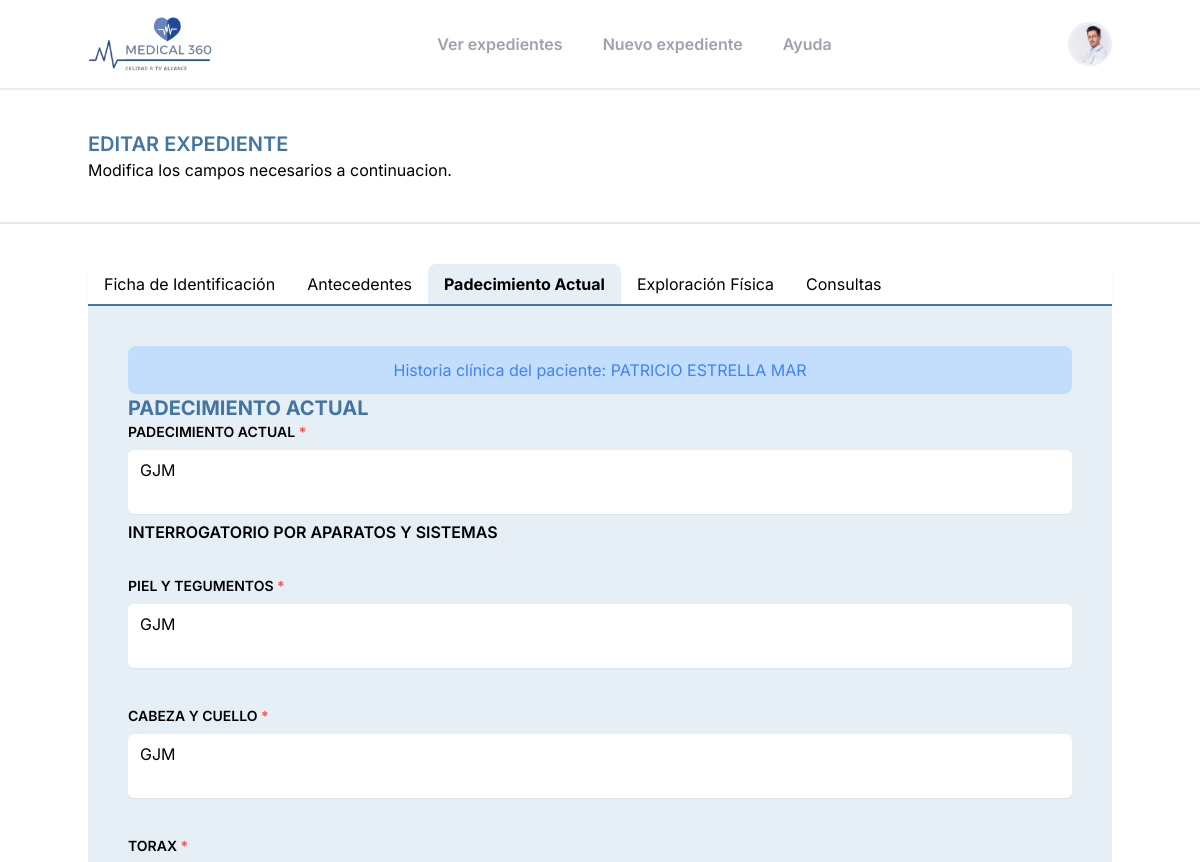
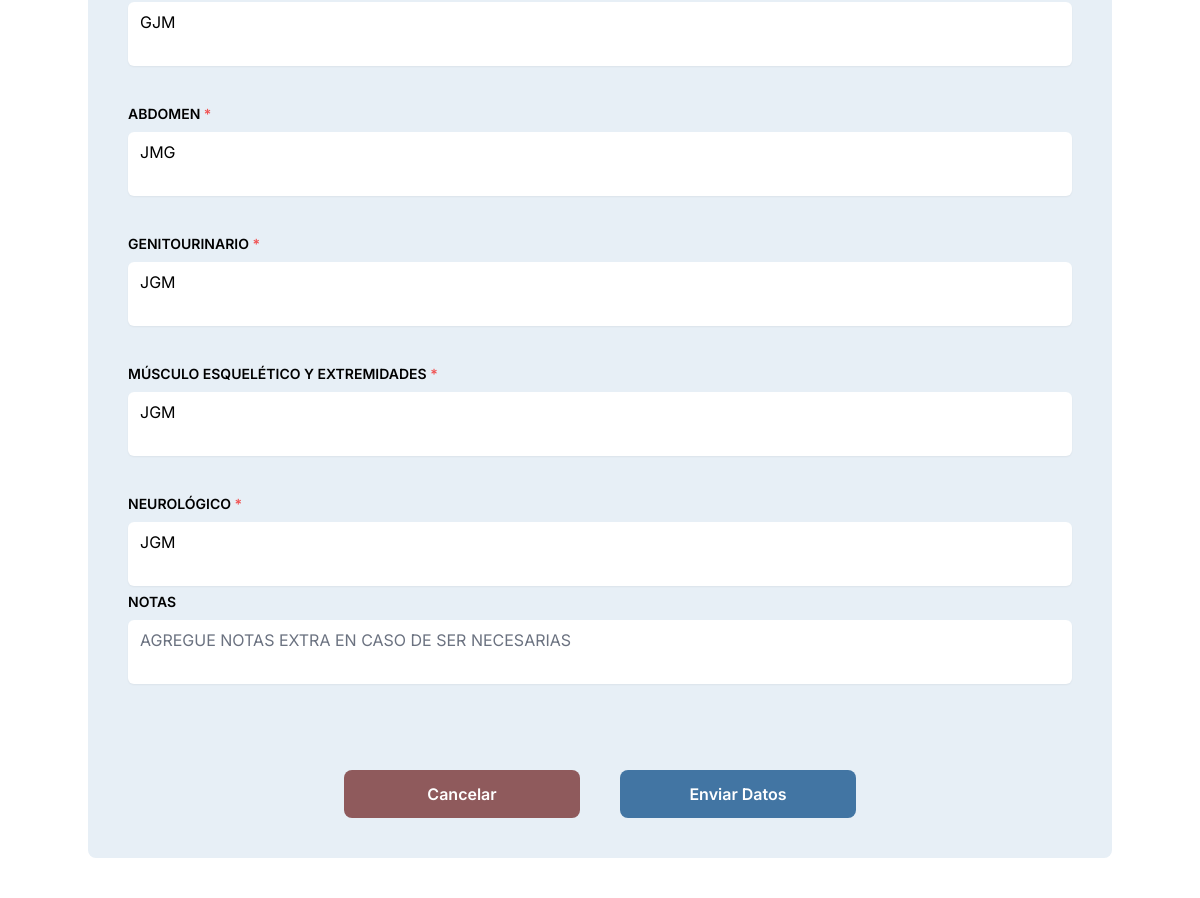
The page /update-file/1/padecimiento/ (signed in) on the database its author committed (2 pictures, top to bottom).
### medical/models.py (models this page shows, shortened)
class Paciente(models.Model):
    GENERO_CHOICES = [
        ('M', 'Masculino'),
        ('F', 'Femenino'),
    ]
    ESTADO_CIVIL_CHOICES = [
        ('SOLTERO', 'SOLTERO'),
        ('CASADO', 'CASADO'),
        ('UNION_LIBRE', 'UNION LIBRE'),
        ('DIVORCIADO', 'DIVORCIADO'),
        ('VIUDO', 'VIUDO'),
    ]
    GRUPO_RH_CHOICES = [
        ('A+', 'A+'),
        ('B+', 'B+'),
        ('O+', 'O+'),
        ('AB+', 'AB+'),
        ('A-', 'A-'),
        ('B-', 'B-'),
        ('O-', 'O-'),
        ('AB-', 'AB-'),
        ('DESC', 'DESCONOCIDO'),
    ]
    ESCOLARIDAD_CHOICES = [
        ('NINGUNA', 'NINGUNA'),
        ('PRIMARIA', 'PRIMARIA'),
        ('PRIMARIA_T', 'PRIMARIA TRUNCA'),
        ('SECUNDARIA', 'SECUNDARIA'),
        ('SECUNDARIA_T', 'SECUNDARIA TRUNCA'),
        ('PREPARATORIA', 'PREPARATORIA'),
        ('PREPARATORIA_T', 'PREPARATORIA TRUNCA'),
        ('TECNICO', 'CARRERA TECNICA'),
        ('TECNICO_T', 'CARRERA TECNICA TRUNCA'),
        ('LICENCIATURA', 'LICENCIATURA'),
        ('LICENCIATURA_T', 'LICENCIATURA TRUNCA'),
        ('SUPERIOR', 'SUPERIOR'),
]
    nombre = models.CharField(max_length=30)
    apellido_pat = models.CharField(max_length=30)
    apellido_mat = models.CharField(max_length=30)
    fecha_nacimiento = models.DateField()
    genero = models.CharField(max_length=10, choices=GENERO_CHOICES)
    grupo_rh = models.CharField(max_length=4, choices=GRUPO_RH_CHOICES, default='DESC')
    alergias = models.CharField(max_length=30)
    estado_civil = models.CharField(max_length=15, choices=ESTADO_CIVIL_CHOICES, blank=True, null=True)
    curp = models.CharField(max_length=18, blank=True, null=True)
    nacionalidad = models.CharField(max_length=20, blank=True, null=True)
    escolaridad = models.CharField(max_length=30, choices=ESCOLARIDAD_CHOICES, blank=True, null=True)
    religion = models.CharField(max_length=50, blank=True, null=True)
    direccion = models.CharField(max_length=200, blank=True, null=True)
    ocupacion = models.CharField(max_length=50, blank=True, null=True)
    empleador = models.CharField(max_length=100, blank=True, null=True)
    telefono_personal = models.CharField(max_length=10, blank=True, null=True)
    nombre_contacto_emergencia = models.CharField(max_length=100, blank=True, null=True)
    telefono_contacto_emergencia = models.CharField(max_length=10, blank=True, null=True)
    fecha_alta = models.DateField()
    notas = models.TextField(blank=True, null=True)

class PadecimientoActual(models.Model):
    paciente = models.ForeignKey(Paciente, on_delete=models.CASCADE)
    medico = models.ForeignKey(Medico, on_delete=models.CASCADE)
    fecha = models.DateTimeField()
    padecimiento_actual = models.TextField()
    piel_tegumentos = models.TextField()
    cabeza_cuello  = models.TextField()
    torax = models.TextField()
    abdomen = models.TextField()
    genitourinario  = models.TextField()
    musculo_extremidades = models.TextField()
    neurologico = models.TextField()
    notas = models.TextField(blank=True, null=True)
    class Meta:
            verbose_name = "Padecimiento Actual"
            verbose_name_plural = "2.Padecimientos Actuales"

### medical/views.py (the view, shortened to what this page needs)
# urls.py: path('update-file/<int:id_paciente>/padecimiento/', views.update_padecimiento_view, name='update_padecimiento'),
@login_required
def update_padecimiento_view(request, id_paciente):
    paciente = get_object_or_404(Paciente, id=id_paciente)
    padecimiento = PadecimientoActual.objects.filter(paciente=paciente).order_by('-fecha').first()
    template = loader.get_template('expedientes/update_padecimiento.html')
    context = {'paciente': paciente, 'padecimiento': padecimiento}
    return HttpResponse(template.render(context, request))

### templates/expedientes/update_padecimiento.html (shortened to what this page needs)
{% extends "base_2.html" %} {% load static %} {% block content %}
<section class="lg:px-0 min-h-screen">
  {% include "plantillas/navbar.html" %}
  <div class="py-10 border-b-2 border-gray-200 bg-white md:px-6">
    <div class="lg:container lg:mx-auto">
      <h1 class="uppercase font-semibold text-main text-xl">
        Editar Expediente
      </h1>
      <p>Modifica los campos necesarios a continuacion.</p>
    </div>
  </div>
  <div class="py-10 bg-white md:px-6">
    {% include "plantillas/navbarFormulariosUpdate.html" %}
    <form id="formData_padecimiento_actual" class="lg:container lg:mx-auto bg-background p-10 space-y-8 rounded-b-lg"
      action="{% url 'medical:update_padecimiento' paciente.id %}" method="post">
      <div id="form_padecimiento_actual" class="formulario">
        {% include "expedientes/forms/padecimiento_actual.html" %}
      </div>
    </form>
  </div>
</section>
{% endblock %}

### templates/expedientes/forms/padecimiento_actual.html (shortened to what this page needs)
{% if paciente %}
<div class="w-full bg-blue-200 border-blue-500 text-blue-500 rounded-lg p-3 text-center">
  Historia clínica del paciente: {{ paciente.nombre }} {{ paciente.apellido_pat }} {{ paciente.apellido_mat }}
</div>
{% endif %}
<h1 class="text-xl font-bold text-main uppercase">Padecimiento Actual</h1>
<div class="w-full">
  <label for="padecimiento_actual" class="block mb-2 text-sm font-semibold uppercase">Padecimiento Actual <span class="text-red-500">*</span></label>
  <textarea id="padecimiento_actual" name="padecimiento_actual" class="resize-none w-full border-none rounded-md bg-white shadow-sm uppercase" placeholder="Escriba el padecimiento actual">{% if datos_formulario %}{{ datos_formulario.padecimiento_actual }}{% elif paciente %}{{ padecimiento.padecimiento_actual }}{% endif %}</textarea>
</div>
<div class="w-full space-y-8">
  <label class="block mb-4 font-semibold uppercase">Interrogatorio por Aparatos y Sistemas</label>
  <div class="w-full">
    <label for="piel_tegumentos" class="block mb-2 text-sm font-semibold uppercase">Piel y Tegumentos <span class="text-red-500">*</span></label>
    <textarea id="piel_tegumentos" name="piel_tegumentos" class="resize-none w-full border-none rounded-md bg-white shadow-sm uppercase" placeholder="Describa lo referido por el paciente">{% if datos_formulario %}{{ datos_formulario.piel_tegumentos }}{% elif paciente %}{{ padecimiento.piel_tegumentos }}{% endif %}</textarea>
  </div>
  <div class="w-full">
    <label for="cabeza_cuello" class="block mb-2 text-sm font-semibold uppercase">Cabeza y Cuello <span class="text-red-500">*</span></label>
    <textarea id="cabeza_cuello" name="cabeza_cuello" class="resize-none w-full border-none rounded-md bg-white shadow-sm uppercase" placeholder="Describa lo referido por el paciente">{% if datos_formulario %}{{ datos_formulario.cabeza_cuello }}{% elif paciente %}{{ padecimiento.cabeza_cuello }}{% endif %}</textarea>
  </div>
  <div class="w-full">
    <label for="torax" class="block mb-2 text-sm font-semibold uppercase">Torax <span class="text-red-500">*</span></label>
    <textarea id="torax" name="torax" class="resize-none w-full border-none rounded-md bg-white shadow-sm uppercase" placeholder="Describa lo referido por el paciente">{% if datos_formulario %}{{ datos_formulario.torax }}{% elif paciente %}{{ padecimiento.torax }}{% endif %}</textarea>
  </div>
  <div class="w-full">
    <label for="abdomen" class="block mb-2 text-sm font-semibold uppercase">Abdomen <span class="text-red-500">*</span></label>
    <textarea id="abdomen" name="abdomen" class="resize-none w-full border-none rounded-md bg-white shadow-sm uppercase" placeholder="Describa lo referido por el paciente">{% if datos_formulario %}{{ datos_formulario.abdomen }}{% elif paciente %}{{ padecimiento.abdomen }}{% endif %}</textarea>
  </div>
  <div class="w-full">
    <label for="genitourinario" class="block mb-2 text-sm font-semibold uppercase">Genitourinario <span class="text-red-500">*</span></label>
    <textarea id="genitourinario" name="genitourinario" class="resize-none w-full border-none rounded-md bg-white shadow-sm uppercase" placeholder="Describa lo referido por el paciente">{% if datos_formulario %}{{ datos_formulario.genitourinario }}{% elif paciente %}{{ padecimiento.genitourinario }}{% endif %}</textarea>
  </div>
  <div class="w-full">
    <label for="musculo_extremidades" class="block mb-2 text-sm font-semibold uppercase">Músculo Esquelético y Extremidades <span class="text-red-500">*</span></label>
    <textarea id="musculo_extremidades" name="musculo_extremidades" class="resize-none w-full border-none rounded-md bg-white shadow-sm uppercase" placeholder="Describa lo referido por el paciente">{% if datos_formulario %}{{ datos_formulario.musculo_extremidades }}{% elif paciente %}{{ padecimiento.musculo_extremidades }}{% endif %}</textarea>
  </div>
  <div class="w-full">
    <label for="neurologico" class="block mb-2 text-sm font-semibold uppercase">Neurológico <span class="text-red-500">*</span></label>
    <textarea id="neurologico" name="neurologico" class="resize-none w-full border-none rounded-md bg-white shadow-sm uppercase" placeholder="Describa lo referido por el paciente">{% if datos_formulario %}{{ datos_formulario.neurologico }}{% elif paciente %}{{ padecimiento.neurologico }}{% endif %}</textarea>
  </div>
</div>
<div class="w-full">
  <label for="notas_padecimientos" class="block mb-2 text-sm font-semibold uppercase">Notas</label>
  <textarea id="notas_padecimientos" name="notas" class="resize-none w-full border-none rounded-md bg-white shadow-sm uppercase" placeholder="Agregue notas extra en caso de ser necesarias"></textarea>
</div>
<div class="flex justify-center gap-10 mt-20">
  <a href="/" class="w-3/12 py-3 border-none bg-rojo focus:ring-2 focus:ring-offset-2 focus:ring-rojo text-center rounded-lg text-white font-semibold">Cancelar</a>
  <button onclick="mostrarAlerta()" type="submit" class="w-3/12 py-3 border-none bg-main focus:ring-2 focus:ring-offset-2 focus:ring-main text-center rounded-lg text-white font-semibold">Enviar Datos</button>
</div>

### rows shown on the page
Paciente: nombre "PATRICIO", apellido_pat "ESTRELLA", apellido_mat "MAR"
PadecimientoActual: padecimiento_actual "GJM", piel_tegumentos "GJM", cabeza_cuello "GJM", torax "GJM", abdomen "JMG", genitourinario "JGM", musculo_extremidades "JGM", neurologico "JGM"
